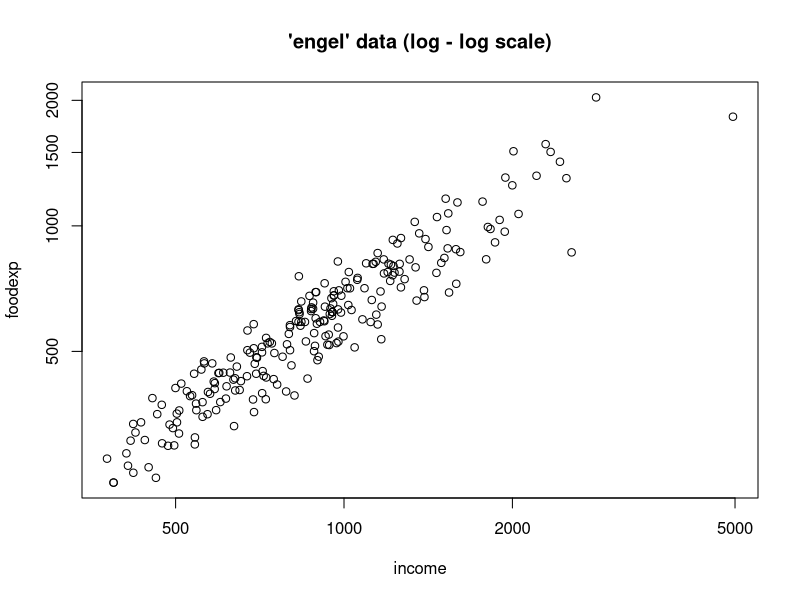
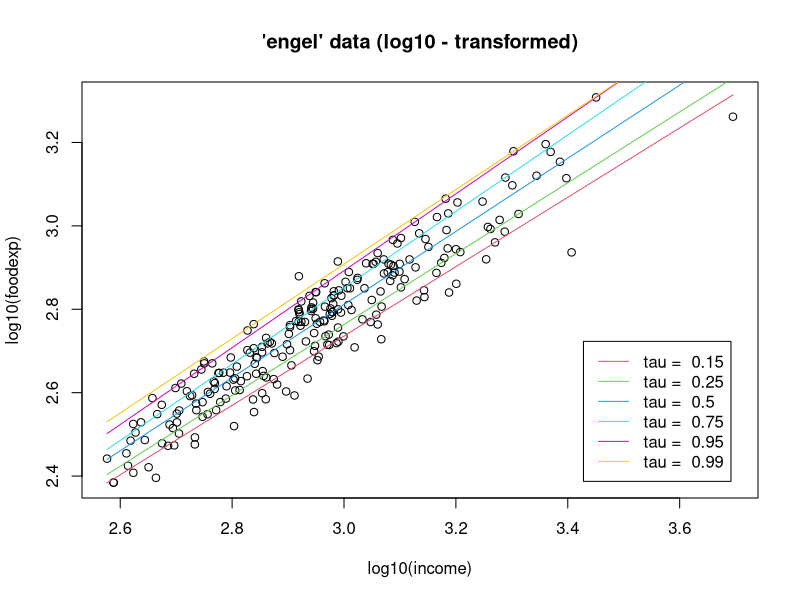
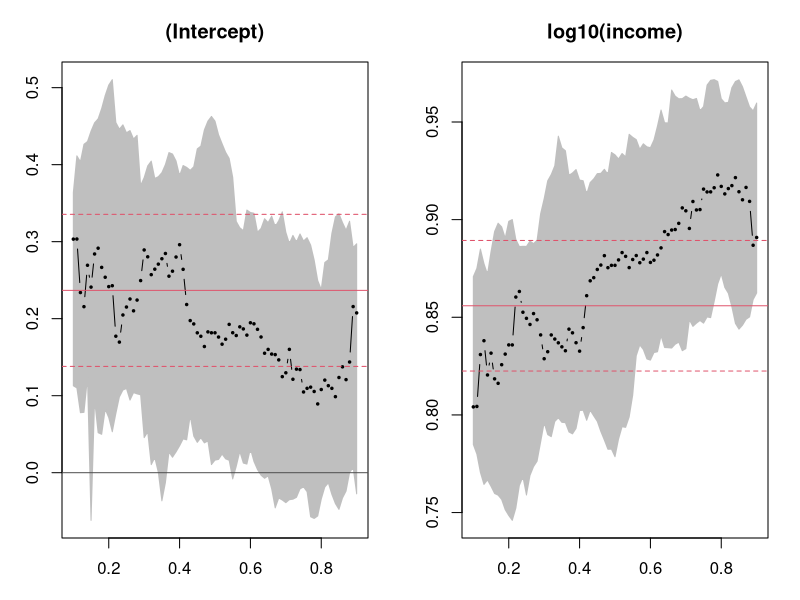

Write the R code that produced these figures, in order.
## ---- chunk 1
library(quantreg)
## ---- chunk 2
data(engel) 
plot(engel, log = "xy", main = "'engel' data (log - log scale)") 
f1<-rq(log10(foodexp) ~ log10(income), tau=0.5, data=engel)
f1
## ---- chunk 3
plot(log10(foodexp) ~ log10(income), data = engel, main = "'engel' data (log10 - transformed)") 
taus <- c(.15, .25, .50, .75, .95, .99) 
rqs <- as.list(taus) 
for(i in seq(along = taus)) 
  { rqs[[i]] <- rq(log10(foodexp) ~ log10(income), tau = taus[i], data = engel) 
  lines(log10(engel$income), fitted(rqs[[i]]), col = i+1) } 
legend("bottomright", paste("tau = ", taus), inset = .04, col = 2:(length(taus)+1), lty=1)
## ---- chunk 4
f1<-rq(log10(foodexp) ~ log10(income), tau=0.5, data=engel)
summary.rq(f1, se="boot", bsmethod="xy", R=1000)
summary.rq(f1, se="boot", bsmethod="pwy", R=1000)
## ---- chunk 5
tau.seq=seq(0.1,0.9,0.01)
f2 = rq(log10(foodexp) ~ log10(income),tau=tau.seq,data=engel)
sfm = summary(f2, se="rank", alpha=0.05)
plot(sfm, mfrow=c(1,2))
